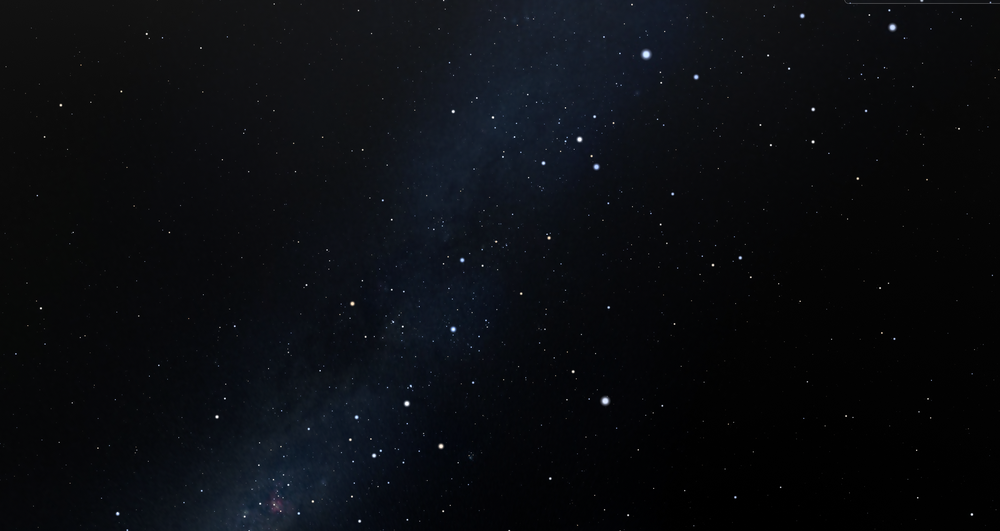
#> input picture MatchingImage.png, 1000 x 531 px, shrunk from 1871 x 994 before the run
$ python -i detection.py   (imports and definitions only)
#> lines starting #> are read from the running program, lines starting #| are printed output that depends on the picture; after the words box and inside, x2 and y2 are one past the last pixel; in counts of white or black regions, pixels touching at a corner belong together
import cv2
import numpy as np

def detect_star_centroids(image_path, threshold=200):
#> called with image_path = '../../../MatchingImage.png', threshold = 200
    image = cv2.imread(image_path, cv2.IMREAD_GRAYSCALE)
#> image: shape (531, 1000); min 0, max 255, mean 11.9
    blurred = cv2.GaussianBlur(image, (5, 5), 0)
    _, binary = cv2.threshold(blurred, threshold, 255, cv2.THRESH_BINARY)
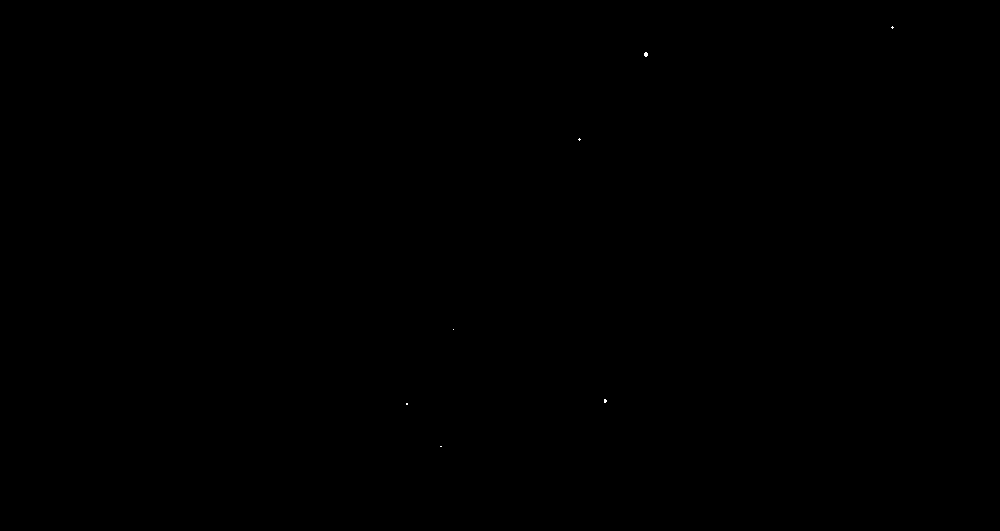
#> binary: shape (531, 1000); 0.01% white in thin lines or dots, all inside (x1, y1, x2, y2) = (406, 26, 894, 447)
    contours, _ = cv2.findContours(binary, cv2.RETR_EXTERNAL, cv2.CHAIN_APPROX_SIMPLE)
#> contours = 7 contours, all with area under 20
    centroids = []
    for cnt in contours:
        M = cv2.moments(cnt)
        if M['m00'] == 0:
            continue
        cx = int(M['m10']/M['m00'])
        cy = int(M['m01']/M['m00'])
        centroids.append((cx, cy))
#> this loop made 7 passes
#> (cnt, cx, cy) on passes 2, 5, 7: ([[406, 403], [406, 404], [407, 404], [407, 403]], 406, 403), ([[579, 138], [578, 139], [579, 140], [580, 139]], 579, 139), ([[892, 26], [891, 27], [892, 28], [893, 27]], 892, 27)
#> cnt on passes 1, 4: [[440, 446], [441, 446]], [[453, 329]]
#> after the loop, centroids = [(406, 403), (604, 400), (579, 139), (645, 54), (892, 27)]
    return centroids, image, binary

>>> result = detect_star_centroids('../../../MatchingImage.png')
